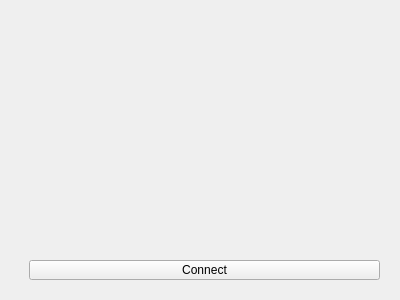
<?xml version="1.0" encoding="UTF-8"?>
<ui version="4.0">
 <class>ConnectDialog</class>
 <widget class="QWidget" name="ConnectDialog">
  <property name="geometry">
   <rect>
    <x>0</x>
    <y>0</y>
    <width>400</width>
    <height>300</height>
   </rect>
  </property>
  <property name="windowTitle">
   <string>Form</string>
  </property>
  <widget class="QPushButton" name="pushButton">
   <property name="geometry">
    <rect>
     <x>29</x>
     <y>260</y>
     <width>351</width>
     <height>20</height>
    </rect>
   </property>
   <property name="text">
    <string>Connect</string>
   </property>
  </widget>
 </widget>
 <resources/>
 <connections/>
</ui>
